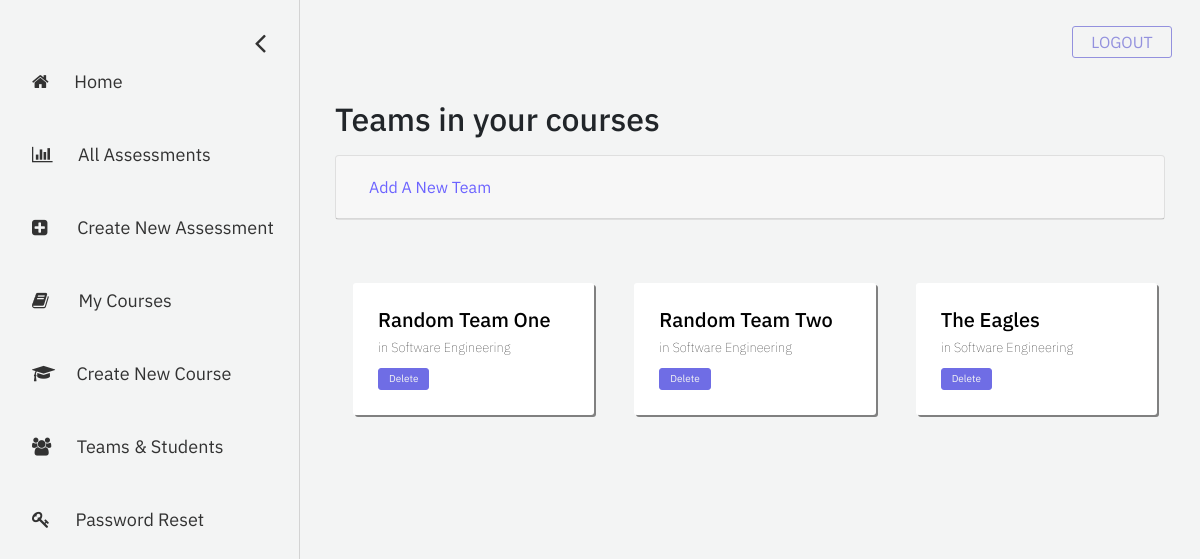
Before: /professor/teams-students (signed in) with the older database file.
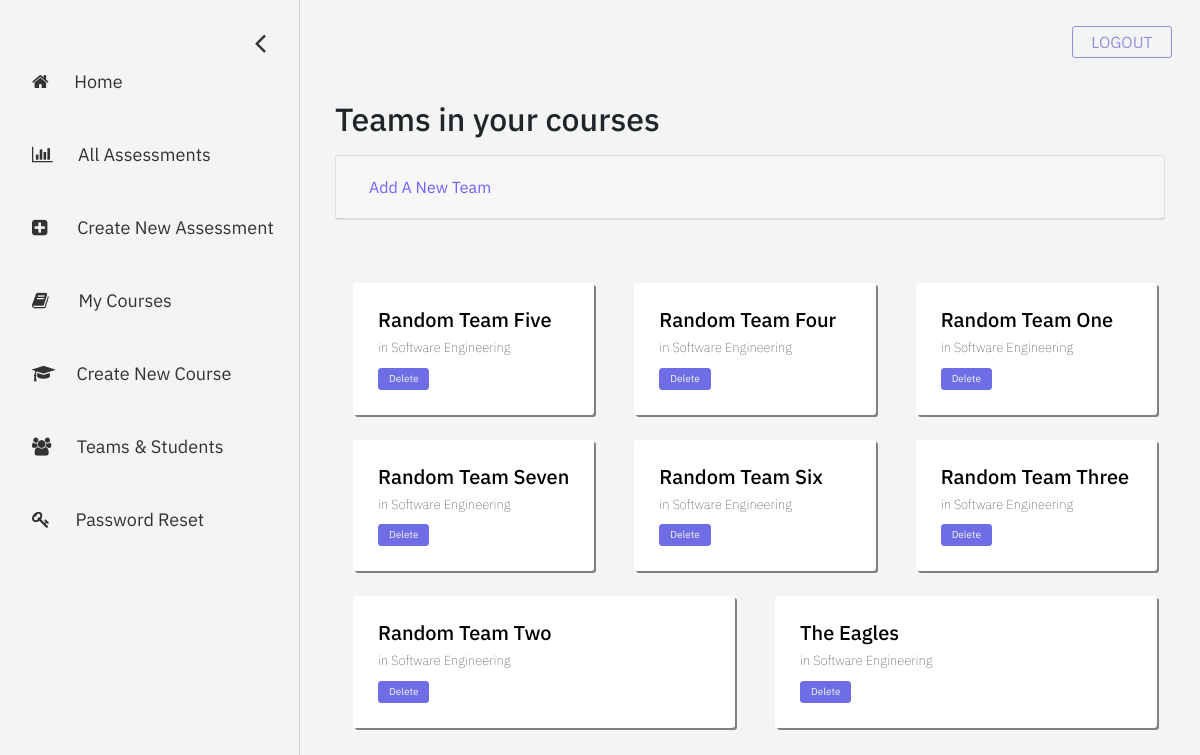
After: the same page with the newer database file.
### registration/models.py (models this page shows)
class Team(models.Model):
    team_name = models.CharField("team name", max_length=60)
    course = models.ForeignKey(Course, on_delete = models.CASCADE) # a Course object
    student = models.ManyToManyField(User) # a querySet of User objects

class Course(models.Model):
    course_name = models.CharField("course name", max_length=60)
    course_code = models.IntegerField("course code")
    section_number = models.SmallIntegerField("section number")
    year = models.SmallIntegerField("year of realization")
    semester_choices = (
        ('S', 'Spring'),
        ('F', 'Fall'),
    )
    semester = models.CharField("semester of realization", max_length = 1, choices = semester_choices)
    professors = models.ManyToManyField(User)
    students = models.ManyToManyField(User, related_name="students")
    def is_active(self):
        if self.year >= datetime.datetime.now().year: # realization year >= current year
            if self.semester == 'S':
                month = 6
            else:
                month = 12
            if month >= datetime.datetime.now().month: # realization month >= current month
                return True
        return False

### eval_professor/views.py (the view)
# urls.py: path('teams-students', views.teams_students, name='teams-students'),
def teams_students(request):
    team_list = Team.objects.all().order_by('team_name')
    course_list = Course.objects.all() # this info is needed for the dropdown select in creating new team
    context = {
        'team_list': team_list,
        'course_list': course_list,
    }
    return render(request, 'eval_professor/teams-students.html', context = context)

### eval_professor/templates/eval_professor/teams-students.html (shortened to what this page needs)
{% extends 'eval_professor/base-sidebar.html'%}
{% load static %}
{% block content%}
	<div id="main">
		<div class="container">
			<h2>Teams in your courses</h2>
			<div style="margin-top: 2%;" id="accordion">
				<div class="card">
				  <div class="card-header" id="headingOne">
					<h5 class="mb-0">
					  <button style="color: #6C63FF;" class="btn btn-link" data-toggle="collapse" data-target="#collapseOne" aria-expanded="true" aria-controls="collapseOne">
						Add A New Team
					  </button>
					</h5>
				  </div>
				</div>
			  </div>
		</div>
		<div class="container">
			<div class="row">
				{% for team in team_list|dictsort:"course.id" %}
					{% if request.user in team.course.professors.all %}
						<div class="col course-box">
							<h3 style="font-size: 20px;"> {{team.team_name}}</h3>
							<h4 style="font-size: 13px;"> in {{team.course.course_name}}</h4>
							<a style="font-size: 10px; padding: 10px;" class="buttons purple delete-btn" href="{% url 'delete_team' team_id=team.id %}">Delete</a>
						</div>
					{% endif %}
				{% endfor %}
			</div>
		</div>
	</div>
{% endblock %}

Changed rows visible on the page:
added Team: team_name "Random Team Five", course.course_name "Software Engineering"
added Team: team_name "Random Team Four", course.course_name "Software Engineering"
added Team: team_name "Random Team Seven", course.course_name "Software Engineering"
added Team: team_name "Random Team Six", course.course_name "Software Engineering"
added Team: team_name "Random Team Three", course.course_name "Software Engineering"
